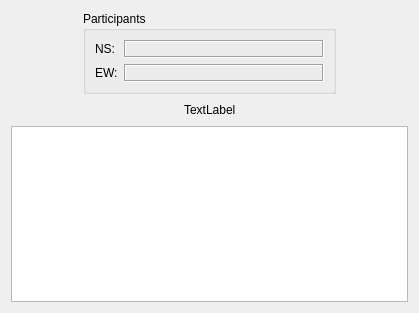
<?xml version="1.0" encoding="UTF-8"?>
<ui version="4.0">
 <class>CMainScoreDialog</class>
 <widget class="QDialog" name="CMainScoreDialog">
  <property name="geometry">
   <rect>
    <x>0</x>
    <y>0</y>
    <width>419</width>
    <height>313</height>
   </rect>
  </property>
  <property name="windowTitle">
   <string>Played Scores</string>
  </property>
  <layout class="QVBoxLayout" name="verticalLayout_4">
   <item>
    <layout class="QVBoxLayout" name="verticalLayout">
     <item>
      <layout class="QHBoxLayout" name="horizontalLayout">
       <item>
        <spacer name="horizontalSpacer">
         <property name="orientation">
          <enum>Qt::Horizontal</enum>
         </property>
         <property name="sizeHint" stdset="0">
          <size>
           <width>40</width>
           <height>20</height>
          </size>
         </property>
        </spacer>
       </item>
       <item>
        <widget class="QGroupBox" name="groupBox">
         <property name="sizePolicy">
          <sizepolicy hsizetype="Fixed" vsizetype="Fixed">
           <horstretch>0</horstretch>
           <verstretch>0</verstretch>
          </sizepolicy>
         </property>
         <property name="title">
          <string>Participants</string>
         </property>
         <layout class="QVBoxLayout" name="verticalLayout_3">
          <item>
           <layout class="QVBoxLayout" name="verticalLayout_2">
            <item>
             <layout class="QHBoxLayout" name="horizontalLayout_2">
              <item>
               <widget class="QLabel" name="label">
                <property name="text">
                 <string>NS:</string>
                </property>
               </widget>
              </item>
              <item>
               <widget class="QLabel" name="nsNames">
                <property name="minimumSize">
                 <size>
                  <width>200</width>
                  <height>0</height>
                 </size>
                </property>
                <property name="frameShape">
                 <enum>QFrame::Box</enum>
                </property>
                <property name="frameShadow">
                 <enum>QFrame::Sunken</enum>
                </property>
                <property name="text">
                 <string/>
                </property>
               </widget>
              </item>
             </layout>
            </item>
            <item>
             <layout class="QHBoxLayout" name="horizontalLayout_3">
              <item>
               <widget class="QLabel" name="label_3">
                <property name="text">
                 <string>EW:</string>
                </property>
               </widget>
              </item>
              <item>
               <widget class="QLabel" name="ewNames">
                <property name="minimumSize">
                 <size>
                  <width>200</width>
                  <height>0</height>
                 </size>
                </property>
                <property name="frameShape">
                 <enum>QFrame::Box</enum>
                </property>
                <property name="frameShadow">
                 <enum>QFrame::Sunken</enum>
                </property>
                <property name="text">
                 <string/>
                </property>
               </widget>
              </item>
             </layout>
            </item>
           </layout>
          </item>
         </layout>
        </widget>
       </item>
       <item>
        <spacer name="horizontalSpacer_2">
         <property name="orientation">
          <enum>Qt::Horizontal</enum>
         </property>
         <property name="sizeHint" stdset="0">
          <size>
           <width>40</width>
           <height>20</height>
          </size>
         </property>
        </spacer>
       </item>
      </layout>
     </item>
     <item>
      <layout class="QHBoxLayout" name="horizontalLayout_4">
       <item>
        <spacer name="horizontalSpacer_3">
         <property name="orientation">
          <enum>Qt::Horizontal</enum>
         </property>
         <property name="sizeHint" stdset="0">
          <size>
           <width>40</width>
           <height>20</height>
          </size>
         </property>
        </spacer>
       </item>
       <item>
        <widget class="QLabel" name="ScoringMethod">
         <property name="text">
          <string>TextLabel</string>
         </property>
        </widget>
       </item>
       <item>
        <spacer name="horizontalSpacer_4">
         <property name="orientation">
          <enum>Qt::Horizontal</enum>
         </property>
         <property name="sizeHint" stdset="0">
          <size>
           <width>40</width>
           <height>20</height>
          </size>
         </property>
        </spacer>
       </item>
      </layout>
     </item>
     <item>
      <widget class="QTableWidget" name="scoreTable">
       <property name="sizePolicy">
        <sizepolicy hsizetype="Preferred" vsizetype="Preferred">
         <horstretch>0</horstretch>
         <verstretch>0</verstretch>
        </sizepolicy>
       </property>
       <property name="editTriggers">
        <set>QAbstractItemView::AnyKeyPressed|QAbstractItemView::EditKeyPressed|QAbstractItemView::SelectedClicked</set>
       </property>
       <property name="showDropIndicator" stdset="0">
        <bool>false</bool>
       </property>
       <property name="alternatingRowColors">
        <bool>true</bool>
       </property>
       <property name="showGrid">
        <bool>true</bool>
       </property>
       <property name="gridStyle">
        <enum>Qt::NoPen</enum>
       </property>
       <property name="sortingEnabled">
        <bool>false</bool>
       </property>
       <property name="cornerButtonEnabled">
        <bool>false</bool>
       </property>
       <property name="columnCount">
        <number>0</number>
       </property>
       <attribute name="horizontalHeaderVisible">
        <bool>false</bool>
       </attribute>
       <attribute name="horizontalHeaderCascadingSectionResizes">
        <bool>false</bool>
       </attribute>
       <attribute name="horizontalHeaderDefaultSectionSize">
        <number>50</number>
       </attribute>
       <attribute name="horizontalHeaderHighlightSections">
        <bool>true</bool>
       </attribute>
       <attribute name="horizontalHeaderMinimumSectionSize">
        <number>50</number>
       </attribute>
       <attribute name="horizontalHeaderShowSortIndicator" stdset="0">
        <bool>false</bool>
       </attribute>
       <attribute name="horizontalHeaderStretchLastSection">
        <bool>true</bool>
       </attribute>
       <attribute name="verticalHeaderVisible">
        <bool>false</bool>
       </attribute>
       <attribute name="verticalHeaderCascadingSectionResizes">
        <bool>false</bool>
       </attribute>
       <attribute name="verticalHeaderMinimumSectionSize">
        <number>16</number>
       </attribute>
       <attribute name="verticalHeaderStretchLastSection">
        <bool>false</bool>
       </attribute>
      </widget>
     </item>
    </layout>
   </item>
  </layout>
 </widget>
 <resources/>
 <connections/>
</ui>
